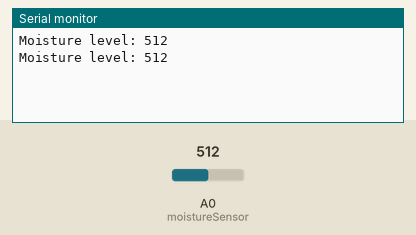
Recording of a sketch running on a simulated Arduino Uno, built with avr-gcc and run on an emulated ATmega328P. Shown: the last lines printed to the serial monitor. The inputs (shaded band) are chosen by the test bench; at power-on: A0 (moistureSensor) = 512.

Above: at 1.8 s.
1.9 s: A0 (moistureSensor) set to 716
At 2.8 s:
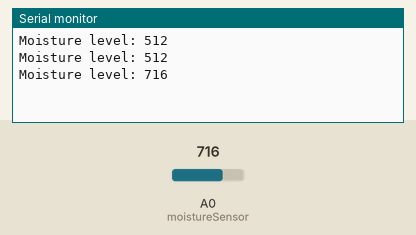
3.4 s: A0 (moistureSensor) set to 900
At 4.7 s:
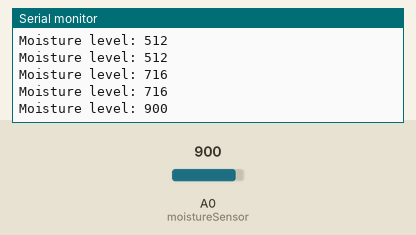
Timing chart, 0 to 6.4 s (numbered marks = the images above; inputs shaded):
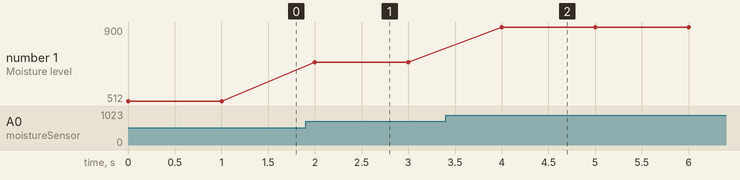

The sketch:

moisture.ino
```cpp
//one nail to 5v and the other to A0 w/ resistor
int moistureSensor = A0;

//storage variable
int moisture = 0;

//optimal moisture range
int high = 150;
int low = 100;

//indicator LED
int led = 5;

void setup() {
  // put your setup code here, to run once:
  pinMode(moistureSensor, INPUT);
  Serial.begin(9600);
}

void loop() {
  // put your main code here, to run repeatedly:
  moisture = analogRead(moistureSensor);
  Serial.print("Moisture level: ");
  Serial.println(moisture);
  if (moisture > low && moisture < high){
    digitalWrite(led, HIGH);
  }
  else{
    digitalWrite(led, LOW);
  }
  delay(1000);
}
```

Measured:
- after the input at 1.9 s, the serial monitor: prints a new line after 0.10 s (image 1)
- after the input at 3.4 s, the serial monitor: prints a new line after 0.60 s (image 2)
- plotted number 1: 512 → 716 after the input at 1.9 s, 716 → 900 after the input at 3.4 s
